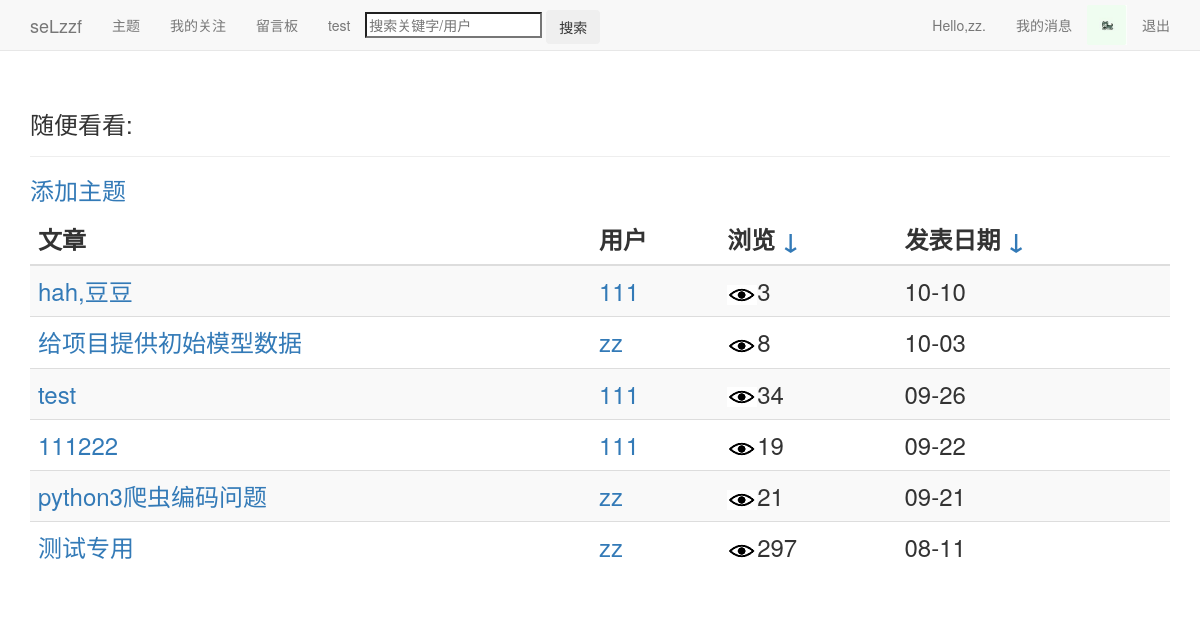
Page /index/ (signed in) on the committed database.
### users/models.py (models this page shows, shortened)
class Userinfo(models.Model):
	user=models.OneToOneField(User)
	pic=models.ImageField(upload_to='images',default='images/default.jpg',verbose_name='头像',blank=True)
	sex=models.CharField('性别',max_length=2,choices=(
	('男','♂'),('女','♀')),blank=True)
	birthday=models.DateField('生日',default='2000-01-01',blank=True)
	school=models.TextField('学校',max_length=50,default='暂未设置所在学校')
	autograph=models.TextField('个性签名',max_length=50,default='暂未设置个性签名')

### blogs/models.py (models this page shows, shortened)
class Theme(models.Model):
	owner=models.ForeignKey(User)
	title=models.CharField('标题',max_length=20)
	date_added=models.DateTimeField(auto_now_add=True)
	date_updated=models.DateTimeField(auto_now=True)
	设为私密=models.BooleanField(default=False)
	views=models.PositiveIntegerField(default=0)
	praises=models.PositiveIntegerField(default=0)

### blogs/views.py (the view)
# urls.py: url(r'^index/$',login_required(views.IndexView.as_view()),name='index'),
class IndexView(ListView): #基于类的视图
	model=Theme
	template_name='blogs/index.html'
	context_object_name='themes'
	def get_queryset(self):
		try:
			sort=self.request.GET['sort']
			return super().get_queryset().filter(设为私密=False).order_by('-'+sort)
		except:
			return super().get_queryset().filter(设为私密=False).order_by('-date_added')
	def get_context_data(self,**kwargs):
		context=super().get_context_data(**kwargs)
		page_user=self.request.user
		context.update({'page_user':page_user})
		return context

### blog/context_processor.py (called while the page is built)
def request_userinfo(request):
	user=request.user
	try:
		request_userinfo=Userinfo.objects.get(user=user)
		return {'request_userinfo':request_userinfo}
	except:
		return {'request_userinfo':'请登录.'}

### blogs/templates/blogs/index.html
{% extends "blogs/base.html" %}
{% load static %}
{% block header %}
  <h3>随便看看:</h3>
{% endblock header %}
{% block content %}
<div><h3>
  <table class='table table-hover table-striped'>
    <thead>
	  <tr>
	    <th>文章</th>
		<th>用户</th>
		<th>浏览 <a href="?sort=views">↓</a></th>
		<th>发表日期 <a href="?sort=date_added">↓</a></th>
	  </tr>
	</thead>
	<tbody>
	  {% for theme in themes %}
	  <tr>
		<td>
		  <a href="{% url 'blogs:theme' theme.owner.id theme.id %}">{{theme.title}}</a>
		</td>
		<td>
		  <a href="{% url 'users:userinfo' theme.owner.id %}">{{theme.owner}}</a>
		</td>
		<td>
		  <img src="{% static 'images/views.jpg' %}"/>{{theme.views}}
		</td>
		<td>{{theme.date_added|date:'m-d'}}</td>
	  </tr>
	  {% empty %}
	    <h3>服务器好像出错了,请刷新重试或诊断网络</h3>
	  {% endfor %}
	</tbody>
</h3></div>
  {% if page_user == user %}
  <h3>
    <a href="{% url 'blogs:new_theme' %}">添加主题</a>
  </h3>
  {% endif %}
</div>
{% endblock content %}

### blogs/templates/blogs/base.html (shortened to what this page needs)
{% load bootstrap3 %}
{% load static %}
<!DOCTYPE html>
<html lang='en'>
<head>
  {% bootstrap_css %}
</head>
<body>
  <nav class='navbar navbar-default navbar-static-top'>
    <div class='container'>
	  <div class='navbar-header'>
	    <a class='navbar-brand' href="{% url 'blogs:index' %}">seLzzf</a>
	  </div>
	  <div id='navbar' class='navbar-collapse collapse'>
	    <ul class='nav navbar-nav'>
		  <li><a href="{% url 'blogs:themes' page_user.id %}">主题</a></li>
		  {% if user == page_user %}
		  <li><a href="{% url 'action:action' user.id %}">我的关注</a></li>
		  {% endif %}
		  <li><a href="{% url 'message:message' page_user.id %}">留言板</a></li>
		  <li><a href="{% url 'blogs:test' %}">test</a></li>
		  <li style='margin-top:10px' class='search'>
		    <form method='post' action="{% url 'blogs:search' %}">
		    <input name='search' type='search' placeholder='搜索关键字/用户'>
		    <input class='btn' type='submit' value='搜索'>
		    </form>
		  </li>
		</ul>
		<ul class='nav navbar-nav navbar-right'>
		  {% if user.is_authenticated %}
			<li><a href="{% url 'users:userinfo' user.id %}">Hello,{{ user.username }}.</a></li>
			<li><a href="{% url 'users:news' %}">我的消息</a></li>
			<li><img style='margin-top:5px' src="{{ request_userinfo.pic.url }}" alt='pic' height="40" width="40"/></li>
			<li><a href="{% url 'users:logout' %}">退出</a></li>
		  {% endif %}
		</ul>
	  </div>
	</div>
  </nav>
  <div class='container'>
    <div class='page-header'>
      {% block header %}{% endblock header %}
    </div>
    <div>
      {% block content %}{% endblock content %}
	</div>
</body>
</html>

### rows in the picture
Userinfo: pic (picture)
Theme: title "hah,豆豆", owner "111", views "3", date_added "10-10"
Theme: title "给项目提供初始模型数据", owner "zz", views "8", date_added "10-03"
Theme: title "test", owner "111", views "34", date_added "09-26"
Theme: title "111222", owner "111", views "19", date_added "09-22"
Theme: title "python3爬虫编码问题", owner "zz", views "21", date_added "09-21"
Theme: title "测试专用", owner "zz", views "297", date_added "08-11"

### other values in the picture
{{ user.username }} "zz"
